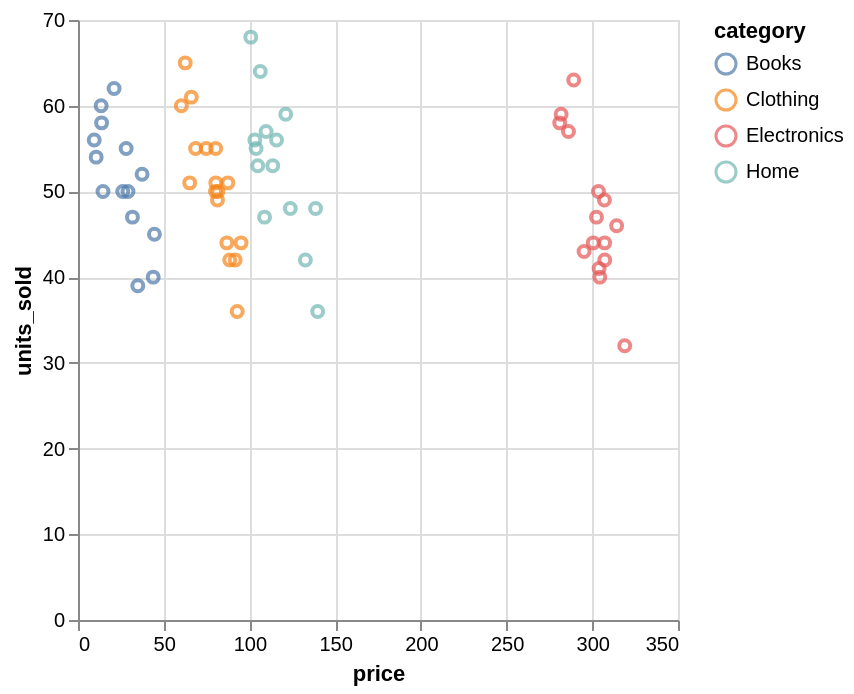

Notebook code for this chart:
### Markdown cell above
Scatter plot - зависимость цены от количества проданных единиц:

### Code cell
df.plot.scatter(
    x="price",
    y="units_sold",
    color="category"
)

### Figure 1 — Vega-Lite specification as saved in the notebook (floating-point values rounded to 4 significant figures)
{"config": {"view": {"continuousWidth": 300, "continuousHeight": 300}}, "data": {"name": "data-72f16699f2a63b25b4313d7a7f8b1760"}, "mark": {"type": "point", "tooltip": true}, "encoding": {"color": {"field": "category", "type": "nominal"}, "x": {"field": "price", "type": "quantitative"}, "y": {"field": "units_sold", "type": "quantitative"}}, "params": [{"name": "param_15", "select": {"type": "interval", "encodings": ["x", "y"]}, "bind": "scales"}], "$schema": "https://vega.github.io/schema/vega-lite/v5.20.1.json", "datasets": {"data-72f16699f2a63b25b4313d7a7f8b1760": [{"date": "2025-09-01T00:00:00", "category": "Electronics", "price": 281.0, "units_sold": 58, "revenue": 16300.0}, {"date": "2025-09-02T00:00:00", "category": "Electronics", "price": 307.1, "units_sold": 49, "revenue": 15050.0}, {"date": "2025-09-03T00:00:00", "category": "Electronics", "price": 303.6, "units_sold": 50, "revenue": 15180.0}, {"date": "2025-09-04T00:00:00", "category": "Clothing", "price": 80.21, "units_sold": 50, "revenue": 4011.0}, {"date": "2025-09-05T00:00:00", "category": "Electronics", "price": 302.4, "units_sold": 47, "revenue": 14220.0}, {"date": "2025-09-06T00:00:00", "category": "Home", "price": 108.8, "units_sold": 47, "revenue": 5114.0}, {"date": "2025-09-07T00:00:00", "category": "Books", "price": 37.38, "units_sold": 52, "revenue": 1944.0}, {"date": "2025-09-08T00:00:00", "category": "Home", "price": 113.6, "units_sold": 53, "revenue": 6021.0}, {"date": "2025-09-09T00:00:00", "category": "Clothing", "price": 68.61, "units_sold": 55, "revenue": 3774.0}, {"date": "2025-09-10T00:00:00", "category": "Home", "price": 103.9, "units_sold": 55, "revenue": 5713.0}, {"date": "2025-09-11T00:00:00", "category": "Books", "price": 29.15, "units_sold": 50, "revenue": 1457.0}, {"date": "2025-09-12T00:00:00", "category": "Electronics", "price": 318.9, "units_sold": 32, "revenue": 10210.0}, {"date": "2025-09-13T00:00:00", "category": "Home", "price": 103.2, "units_sold": 56, "revenue": 5777.0}, {"date": "2025-09-14T00:00:00", "category": "Books", "price": 28.09, "units_sold": 55, "revenue": 1545.0}, {"date": "2025-09-15T00:00:00", "category": "Electronics", "price": 281.8, "units_sold": 59, "revenue": 16630.0}, {"date": "2025-09-16T00:00:00", "category": "Electronics", "price": 314.2, "units_sold": 46, "revenue": 14450.0}, {"date": "2025-09-17T00:00:00", "category": "Electronics", "price": 295.2, "units_sold": 43, "revenue": 12690.0}, {"date": "2025-09-18T00:00:00", "category": "Clothing", "price": 74.81, "units_sold": 55, "revenue": 4114.0}, {"date": "2025-09-19T00:00:00", "category": "Clothing", "price": 86.81, "units_sold": 44, "revenue": 3820.0}, {"date": "2025-09-20T00:00:00", "category": "Electronics", "price": 304.4, "units_sold": 40, "revenue": 12170.0}, {"date": "2025-09-21T00:00:00", "category": "Clothing", "price": 81.37, "units_sold": 49, "revenue": 3987.0}, {"date": "2025-09-22T00:00:00", "category": "Books", "price": 44.58, "units_sold": 45, "revenue": 2006.0}, {"date": "2025-09-23T00:00:00", "category": "Clothing", "price": 87.38, "units_sold": 51, "revenue": 4457.0}, {"date": "2025-09-24T00:00:00", "category": "Clothing", "price": 92.87, "units_sold": 36, "revenue": 3343.0}, {"date": "2025-09-25T00:00:00", "category": "Books", "price": 21.05, "units_sold": 62, "revenue": 1305.0}, {"date": "2025-09-26T00:00:00", "category": "Books", "price": 13.51, "units_sold": 60, "revenue": 810.3}, {"date": "2025-09-27T00:00:00", "category": "Home", "price": 115.8, "units_sold": 56, "revenue": 6486.0}, {"date": "2025-09-28T00:00:00", "category": "Books", "price": 10.59, "units_sold": 54, "revenue": 571.6}, {"date": "2025-09-29T00:00:00", "category": "Books", "price": 34.88, "units_sold": 39, "revenue": 1360.0}, {"date": "2025-09-30T00:00:00", "category": "Books", "price": 13.77, "units_sold": 58, "revenue": 798.8}, {"date": "2025-10-01T00:00:00", "category": "Clothing", "price": 80.38, "units_sold": 51, "revenue": 4099.0}, {"date": "2025-10-02T00:00:00", "category": "Electronics", "price": 286.1, "units_sold": 57, "revenue": 16310.0}, {"date": "2025-10-03T00:00:00", "category": "Clothing", "price": 91.68, "units_sold": 42, "revenue": 3851.0}, {"date": "2025-10-04T00:00:00", "category": "Home", "price": 123.8, "units_sold": 48, "revenue": 5944.0}, {"date": "2025-10-05T00:00:00", "category": "Home", "price": 121.2, "units_sold": 59, "revenue": 7149.0}, {"date": "2025-10-06T00:00:00", "category": "Electronics", "price": 307.2, "units_sold": 44, "revenue": 13520.0}, {"date": "2025-10-07T00:00:00", "category": "Electronics", "price": 307.3, "units_sold": 42, "revenue": 12910.0}, {"date": "2025-10-08T00:00:00", "category": "Books", "price": 9.46, "units_sold": 56, "revenue": 529.9}, {"date": "2025-10-09T00:00:00", "category": "Home", "price": 106.3, "units_sold": 64, "revenue": 6805.0}, {"date": "2025-10-10T00:00:00", "category": "Books", "price": 43.88, "units_sold": 40, "revenue": 1755.0}, {"date": "2025-10-11T00:00:00", "category": "Clothing", "price": 80.31, "units_sold": 55, "revenue": 4417.0}, {"date": "2025-10-12T00:00:00", "category": "Clothing", "price": 66.11, "units_sold": 61, "revenue": 4033.0}, {"date": "2025-10-13T00:00:00", "category": "Clothing", "price": 81.58, "units_sold": 50, "revenue": 4079.0}, {"date": "2025-10-14T00:00:00", "category": "Electronics", "price": 304.0, "units_sold": 41, "revenue": 12460.0}, {"date": "2025-10-15T00:00:00", "category": "Home", "price": 100.8, "units_sold": 68, "revenue": 6853.0}, {"date": "2025-10-16T00:00:00", "category": "Books", "price": 14.58, "units_sold": 50, "revenue": 728.9}, {"date": "2025-10-17T00:00:00", "category": "Clothing", "price": 95.12, "units_sold": 44, "revenue": 4185.0}, {"date": "2025-10-18T00:00:00", "category": "Home", "price": 132.6, "units_sold": 42, "revenue": 5571.0}, {"date": "2025-10-19T00:00:00", "category": "Clothing", "price": 65.14, "units_sold": 51, "revenue": 3322.0}, {"date": "2025-10-20T00:00:00", "category": "Books", "price": 26.11, "units_sold": 50, "revenue": 1305.0}, {"date": "2025-10-21T00:00:00", "category": "Home", "price": 138.6, "units_sold": 48, "revenue": 6652.0}, {"date": "2025-10-22T00:00:00", "category": "Clothing", "price": 88.52, "units_sold": 42, "revenue": 3718.0}, {"date": "2025-10-23T00:00:00", "category": "Home", "price": 139.8, "units_sold": 36, "revenue": 5033.0}, {"date": "2025-10-24T00:00:00", "category": "Home", "price": 104.8, "units_sold": 53, "revenue": 5557.0}, {"date": "2025-10-25T00:00:00", "category": "Clothing", "price": 62.56, "units_sold": 65, "revenue": 4066.0}, {"date": "2025-10-26T00:00:00", "category": "Clothing", "price": 60.29, "units_sold": 60, "revenue": 3617.0}, {"date": "2025-10-27T00:00:00", "category": "Electronics", "price": 289.2, "units_sold": 63, "revenue": 18220.0}, {"date": "2025-10-28T00:00:00", "category": "Electronics", "price": 300.6, "units_sold": 44, "revenue": 13220.0}, {"date": "2025-10-29T00:00:00", "category": "Books", "price": 31.76, "units_sold": 47, "revenue": 1493.0}, {"date": "2025-10-30T00:00:00", "category": "Home", "price": 109.7, "units_sold": 57, "revenue": 6254.0}]}}
